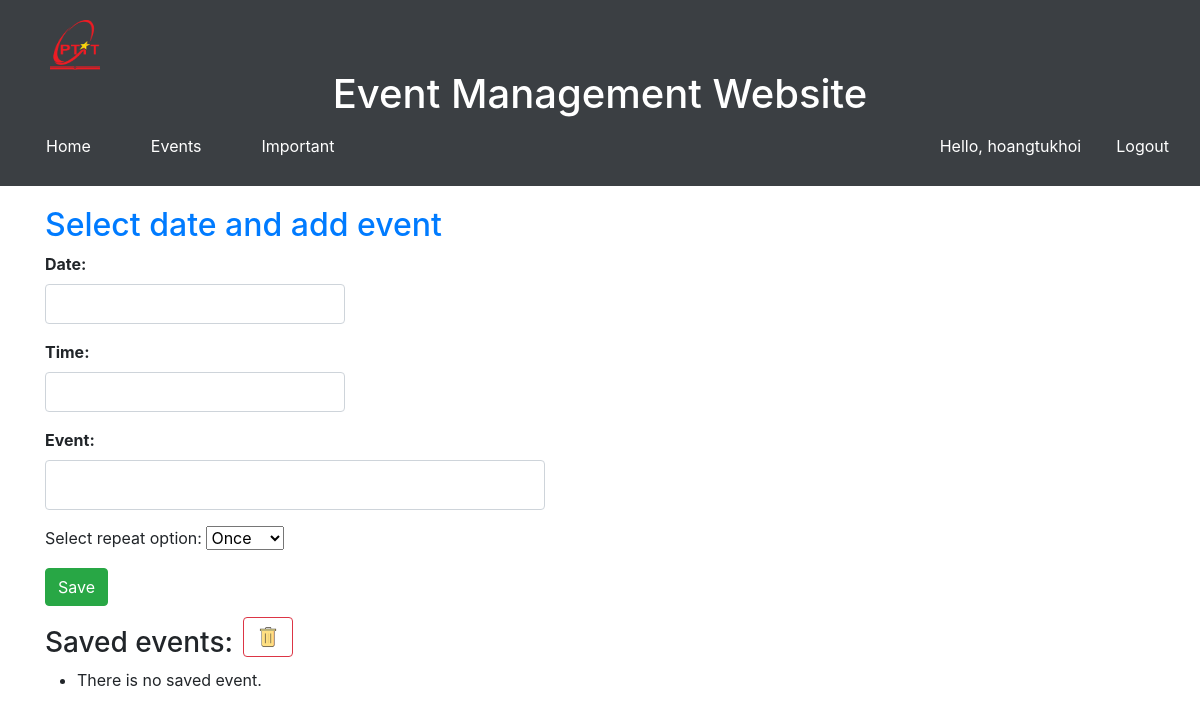
/events/ (signed in), run on an earlier commit of the app's database.
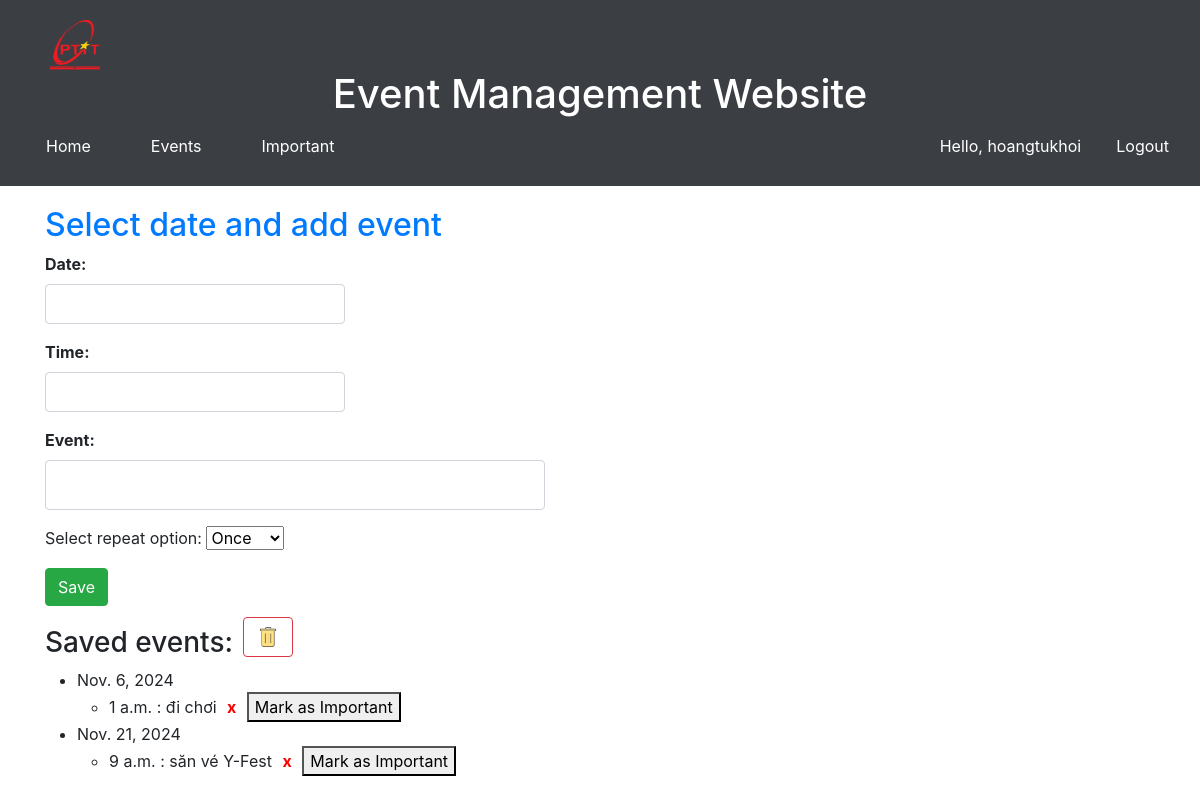
And on a later commit of the database.
### app/models.py (models this page shows, shortened)
class Reminder(models.Model):
    user = models.ForeignKey(User, on_delete=models.CASCADE, null=True)
    date = models.DateField()
    reminder = models.CharField(max_length=200)
    time = models.TimeField()
    important = models.BooleanField(default=False)
    repeat = models.CharField(
        max_length=20,
        choices=[('once', 'Once'), ('daily', 'Daily'), ('weekly', 'Weekly'),
                 ('monthly', 'Monthly'), ('yearly', 'Yearly')],
        default='once'
    )

### app/views.py (the view, shortened to what this page needs)
# urls.py: path('events/', views.events, name='events'),
def events(request):
    form = ReminderForm(initial={'date': timezone.now().date()})
    reminders = Reminder.objects.filter(user=request.user).order_by("date", "time")
    return render(request, 'app/events.html', {'form': form, 'reminders': reminders})

### app/forms.py
class ReminderForm(forms.ModelForm):
    class Meta:
        model = Reminder
        fields = ['date', 'reminder','time']
        widgets = {
            'date': forms.DateInput(attrs={'type': 'date'}),
            'time': forms.TimeInput(format='%H:%M', attrs={'type': 'time'}),
        }

### app/templates/app/events.html (shortened to what this page needs)
{% extends 'app/base.html' %}
{%load static%}
{% block events %}
<div class="container">
    <h2>Select date and add event</h2>
    <div class="form-group">
        <label for="datePickerInput">Date:</label>
        <input type="text" id="datePickerInput" class="form-control">
    </div>
    <div class="form-group">
        <label for="timePickerInput">Time:</label>
        <input type="text" id="timePickerInput" class="form-control">
    </div>
    <form id="reminderForm" method="POST" action="{% url 'events' %}">
        <div class="form-group">
            <label for="reminderInput">Event:</label>
            <input type="text" id="reminderInput" name="reminder" class="form-control" required>
        </div>
        <div>
            <label for="repeat">Select repeat option:</label>
            <select id="repeat" name="repeat">
              <option value="once" selected>Once</option>
            </select>
        </div>
        <button type="submit" class="btn btn-success">Save</button>
    </form>
    <div style="display: flex; align-items: center;">
        <h3 style="margin-right: 10px;">Saved events:</h3>
        <img id="deleteAllBtn" class="btn btn-danger" src="{% static 'images/deleteall.png' %}" alt="Delete All Events" style="width:50px; height:40px;background-color: transparent;" />
    </div>
{% if reminders %}
    <ul id="reminderList">
        {% for reminder in reminders %}
            {% if forloop.first or reminder.date != previous_date %}
                {% if not forloop.first %}</ul>{% endif %}
                <li>{{ reminder.date }}
                    <ul>
            {% endif %}
                    <li>{{ reminder.time }} : {{ reminder.reminder }}
                        <button class="delete-btn" data-id="{{ reminder.id }}">x</button>
                        <button class="important-btn" data-id="{{ reminder.id }}">Mark as Important</button>
                    </li>
            {% if forloop.last %}</ul></li>{% endif %}
        {% endfor %}
    </ul>
{% else %}
    <ul id="reminderList">
        <li class="task list">There is no saved event.</li>
    </ul>
{% endif %}
</div>
{% endblock events %}

### app/templates/app/base.html (shortened to what this page needs)
{% load static %}
<!DOCTYPE html>
<html lang="vi">
<head>
    <link rel="stylesheet" href="{% static 'css/style1.css' %}">
    <link href="https://cdn.jsdelivr.net/npm/bootstrap@5.3.0/dist/css/bootstrap.min.css" rel="stylesheet">
    <link href="https://maxcdn.bootstrapcdn.com/bootstrap/4.5.2/css/bootstrap.min.css" rel="stylesheet">
    <link href="https://cdnjs.cloudflare.com/ajax/libs/bootstrap-datepicker/1.9.0/css/bootstrap-datepicker.min.css" rel="stylesheet">
</head>
<body>
    <header>
        <img src="{% static 'images/logoPTIT.png' %}" alt="Logo PTIT" width = 50px height = 50px style="margin-left: 50px;"/>
        <h1 style="text-align: center; color: white;">
            <a href="{% url 'base' %}" style="color: white; text-decoration: none;">Event Management Website</a>
        </h1>
        <nav>
            <ul class="navbar">
                <li class="box"><a href="{% url 'home' %}">Home</a></li>
                <li class="box"><a href="{% url 'events' %}">Events</a></li>
                <li class="box"><a href="{% url 'important' %}">Important</a></li>
                <div class="right-menu">
                    {% if user.is_authenticated %}
                        <li /style = "color: white"><span>Hello, {{ user.username }}</span></li>
                        <li><a href="{% url 'logout' %}">Logout</a></li>
                    {% else %}
                        <li><a href="{% url 'login' %}">Login</a></li>
                        <li><a href="{% url 'register' %}">Register</a></li>
                    {% endif %}
                </div>
            </ul>
        </nav>
    </header>
    {% block events %}
    {% endblock events %}
</body>
</html>

### app/static/css/style1.css (style rules this page uses)
body { background-color: #282c34; }
header { background-color: #3b3f43; padding: 20px 0; }
.navbar { list-style-type: none; margin: 0; padding: 0; display: flex; justify-content: center; align-items: center; }
.navbar .box { margin: 0 15px; }
.navbar a { color: white; text-decoration: none; padding: 10px 15px; border-radius: 5px; transition: background-color 0.3s, color 0.3s; }
.right-menu { display: flex; margin-left: auto; }
.right-menu li { margin-left: 20px; }

### app/templates/app/events.html (style rules this page uses)
.container { margin-top: 20px; }
h2 { color: #007bff; }
.form-group label { font-weight: bold; }
h3 { margin-top: 20px; }
#datePickerInput, #timePickerInput { width: 300px; height: 40px; }
input[name="reminder"] { width: 500px; height: 50px; }
.btn-success { margin-top: 10px; }
.delete-btn { color: red; background: none; border: none; font-weight: bold; cursor: pointer; }

What changed in the data, as far as the page shows it:
added Reminder: date "Nov. 6, 2024", time "1 a.m.", reminder "đi chơi"
added Reminder: date "Nov. 21, 2024", time "9 a.m.", reminder "săn vé Y-Fest"
Also different on the page:
text no longer shown: "There is no saved event."
